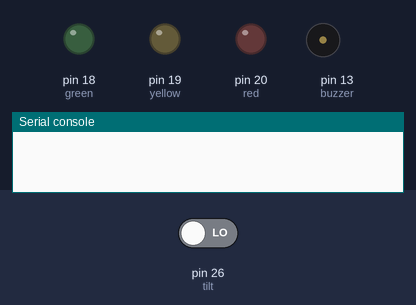
Recording of a program running on a simulated MicroPython board. Shown: output pins drawn as LEDs (lit = HIGH), buzzer (waves = sounding), the last lines printed to the serial console. The test bench sets the inputs (shaded band); at power-on: pin 26 (tilt) LOW.

Above: at 1.2 s.
1.3 s: pin 26 (tilt) driven HIGH
At 1.7 s:
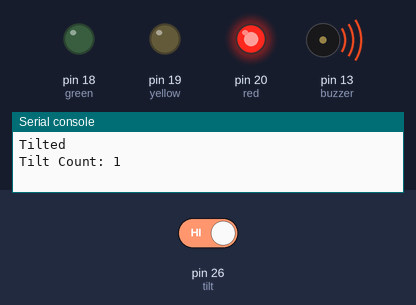
At 2.8 s:
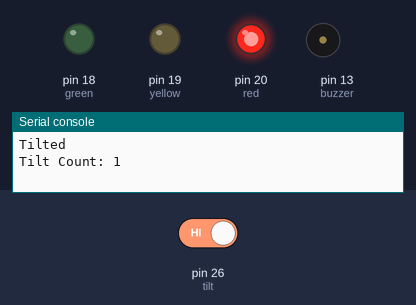
3.3 s: pin 26 (tilt) driven LOW
At 4.0 s:
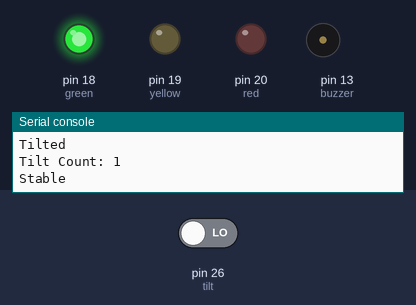
Timing chart, 0 to 6.3 s (numbered marks = the images above; inputs shaded):
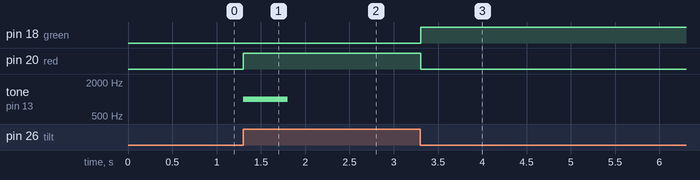

Measured:
- after the input at 1.3 s, pin 20 (red): LOW → HIGH at once; tone on pin 13 (buzzer): silent → 1000 Hz at once, → silent 0.50 s later
- after the input at 3.3 s, pin 18 (green): LOW → HIGH at once; pin 20 (red): HIGH → LOW at once

The program:

Day_9a.py
```python
'''
Tilt meter
'''

# Imports
from machine import Pin, PWM
import time

# Set up tilt sensor pin
tilt = Pin(26, Pin.IN, Pin.PULL_DOWN)

# Set up the Buzzer pin as PWM
buzzer = PWM(Pin(13)) # Set the buzzer to PWM mode

buzzer.duty_u16(0)
buzzer.freq(1000)

# Set LED Pins
red = Pin(20, Pin.OUT)
yellow = Pin(19, Pin.OUT)
green = Pin(18, Pin.OUT)

# Create a state variable at zero
state = 0

# Variable to count number of tilts
tiltcount = 0

while True:

    time.sleep(0.1)

    if state == 0 and tilt.value() == 1: # if titled
        print("Tilted")
        buzzer.duty_u16(5000)
        state = 1
        tiltcount += 1
        print(f"Tilt Count: {tiltcount}")
        red.value(1)
        green.value(0)

        time.sleep(0.5)
        buzzer.duty_u16(0)

    if state == 1 and tilt.value() == 0: # if stable
        print("Stable")
        state = 0
        green.value(1)
        red.value(0)
```
